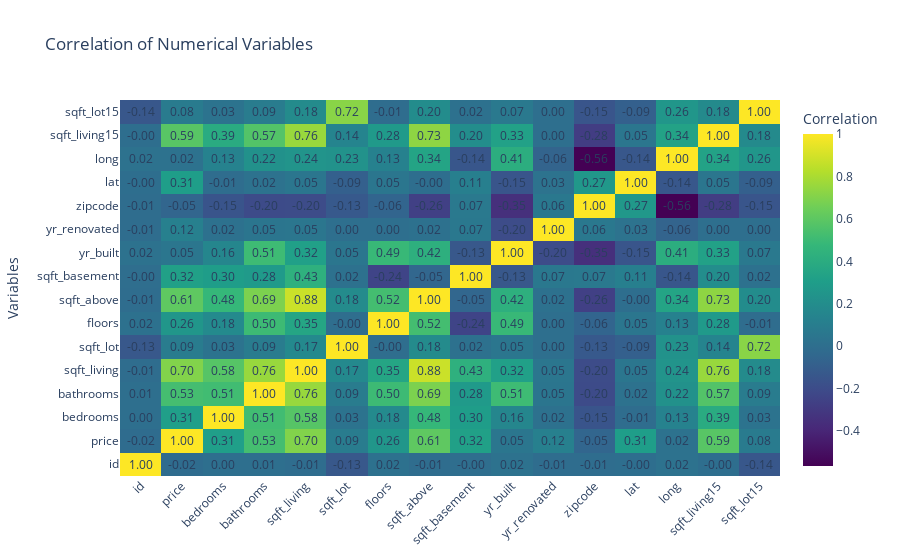

Notebook code cell kept with this figure:
### Markdown cell above
Observation: The variables have outliers but for our model we will use the data as is without correcting for outliers to maintain robustness of the model and maintain distribution characteristics.

### Code cell
# Calculating the correlation matrix
correlation_matrix = data.corr()

# Creating a heatmap
heatmap = go.Heatmap(z=correlation_matrix.values,
                     x=correlation_matrix.index,
                     y=correlation_matrix.columns,
                     colorscale='Viridis',
                     colorbar=dict(title='Correlation'))

# Extracting correlation values for annotations
annotations = []
for i, row in enumerate(correlation_matrix.values):
    for j, value in enumerate(row):
        annotations.append(
            go.layout.Annotation(
                text="{:.2f}".format(value),
                x=correlation_matrix.index[j],
                y=correlation_matrix.columns[i],
                xref="x1",
                yref="y1",
                showarrow=False,
            )
        )

layout = go.Layout(
    title='Correlation of Numerical Variables',
    xaxis=dict(title='Variables'),
    yaxis=dict(title='Variables'),
    xaxis1=dict(tickangle=-45),
    annotations=annotations
)

fig = go.Figure(data=[heatmap], layout=layout)

# Showing the heatmap
fig.show()

### Figure 1 — Plotly figure (JSON) as saved in the notebook; plotly's stock layout.template omitted (floating-point values rounded to 4 significant figures; data arrays with more than 128 entries replaced by an {"elided": "..."} marker saying what was removed)
{"data": [{"colorbar": {"title": {"text": "Correlation"}}, "colorscale": [[0, "#440154"], [0.1111, "#482878"], [0.2222, "#3e4989"], [0.3333, "#31688e"], [0.4444, "#26828e"], [0.5556, "#1f9e89"], [0.6667, "#35b779"], [0.7778, "#6ece58"], [0.8889, "#b5de2b"], [1, "#fde725"]], "type": "heatmap", "x": ["id", "price", "bedrooms", "bathrooms", "sqft_living", "sqft_lot", "floors", "sqft_above", "sqft_basement", "yr_built", "yr_renovated", "zipcode", "lat", "long", "sqft_living15", "sqft_lot15"], "y": ["id", "price", "bedrooms", "bathrooms", "sqft_living", "sqft_lot", "floors", "sqft_above", "sqft_basement", "yr_built", "yr_renovated", "zipcode", "lat", "long", "sqft_living15", "sqft_lot15"], "z": {"elided": "16x16 float values"}}], "layout": {"annotations": [{"showarrow": false, "text": "1.00", "x": "id", "xref": "x", "y": "id", "yref": "y"}, {"showarrow": false, "text": "-0.02", "x": "price", "xref": "x", "y": "id", "yref": "y"}, {"showarrow": false, "text": "0.00", "x": "bedrooms", "xref": "x", "y": "id", "yref": "y"}, {"showarrow": false, "text": "0.01", "x": "bathrooms", "xref": "x", "y": "id", "yref": "y"}, {"showarrow": false, "text": "-0.01", "x": "sqft_living", "xref": "x", "y": "id", "yref": "y"}, {"showarrow": false, "text": "-0.13", "x": "sqft_lot", "xref": "x", "y": "id", "yref": "y"}, {"showarrow": false, "text": "0.02", "x": "floors", "xref": "x", "y": "id", "yref": "y"}, {"showarrow": false, "text": "-0.01", "x": "sqft_above", "xref": "x", "y": "id", "yref": "y"}, {"showarrow": false, "text": "-0.00", "x": "sqft_basement", "xref": "x", "y": "id", "yref": "y"}, {"showarrow": false, "text": "0.02", "x": "yr_built", "xref": "x", "y": "id", "yref": "y"}, {"showarrow": false, "text": "-0.01", "x": "yr_renovated", "xref": "x", "y": "id", "yref": "y"}, {"showarrow": false, "text": "-0.01", "x": "zipcode", "xref": "x", "y": "id", "yref": "y"}, {"showarrow": false, "text": "-0.00", "x": "lat", "xref": "x", "y": "id", "yref": "y"}, {"showarrow": false, "text": "0.02", "x": "long", "xref": "x", "y": "id", "yref": "y"}, {"showarrow": false, "text": "-0.00", "x": "sqft_living15", "xref": "x", "y": "id", "yref": "y"}, {"showarrow": false, "text": "-0.14", "x": "sqft_lot15", "xref": "x", "y": "id", "yref": "y"}, {"showarrow": false, "text": "-0.02", "x": "id", "xref": "x", "y": "price", "yref": "y"}, {"showarrow": false, "text": "1.00", "x": "price", "xref": "x", "y": "price", "yref": "y"}, {"showarrow": false, "text": "0.31", "x": "bedrooms", "xref": "x", "y": "price", "yref": "y"}, {"showarrow": false, "text": "0.53", "x": "bathrooms", "xref": "x", "y": "price", "yref": "y"}, {"showarrow": false, "text": "0.70", "x": "sqft_living", "xref": "x", "y": "price", "yref": "y"}, {"showarrow": false, "text": "0.09", "x": "sqft_lot", "xref": "x", "y": "price", "yref": "y"}, {"showarrow": false, "text": "0.26", "x": "floors", "xref": "x", "y": "price", "yref": "y"}, {"showarrow": false, "text": "0.61", "x": "sqft_above", "xref": "x", "y": "price", "yref": "y"}, {"showarrow": false, "text": "0.32", "x": "sqft_basement", "xref": "x", "y": "price", "yref": "y"}, {"showarrow": false, "text": "0.05", "x": "yr_built", "xref": "x", "y": "price", "yref": "y"}, {"showarrow": false, "text": "0.12", "x": "yr_renovated", "xref": "x", "y": "price", "yref": "y"}, {"showarrow": false, "text": "-0.05", "x": "zipcode", "xref": "x", "y": "price", "yref": "y"}, {"showarrow": false, "text": "0.31", "x": "lat", "xref": "x", "y": "price", "yref": "y"}, {"showarrow": false, "text": "0.02", "x": "long", "xref": "x", "y": "price", "yref": "y"}, {"showarrow": false, "text": "0.59", "x": "sqft_living15", "xref": "x", "y": "price", "yref": "y"}, {"showarrow": false, "text": "0.08", "x": "sqft_lot15", "xref": "x", "y": "price", "yref": "y"}, {"showarrow": false, "text": "0.00", "x": "id", "xref": "x", "y": "bedrooms", "yref": "y"}, {"showarrow": false, "text": "0.31", "x": "price", "xref": "x", "y": "bedrooms", "yref": "y"}, {"showarrow": false, "text": "1.00", "x": "bedrooms", "xref": "x", "y": "bedrooms", "yref": "y"}, {"showarrow": false, "text": "0.51", "x": "bathrooms", "xref": "x", "y": "bedrooms", "yref": "y"}, {"showarrow": false, "text": "0.58", "x": "sqft_living", "xref": "x", "y": "bedrooms", "yref": "y"}, {"showarrow": false, "text": "0.03", "x": "sqft_lot", "xref": "x", "y": "bedrooms", "yref": "y"}, {"showarrow": false, "text": "0.18", "x": "floors", "xref": "x", "y": "bedrooms", "yref": "y"}, {"showarrow": false, "text": "0.48", "x": "sqft_above", "xref": "x", "y": "bedrooms", "yref": "y"}, {"showarrow": false, "text": "0.30", "x": "sqft_basement", "xref": "x", "y": "bedrooms", "yref": "y"}, {"showarrow": false, "text": "0.16", "x": "yr_built", "xref": "x", "y": "bedrooms", "yref": "y"}, {"showarrow": false, "text": "0.02", "x": "yr_renovated", "xref": "x", "y": "bedrooms", "yref": "y"}, {"showarrow": false, "text": "-0.15", "x": "zipcode", "xref": "x", "y": "bedrooms", "yref": "y"}, {"showarrow": false, "text": "-0.01", "x": "lat", "xref": "x", "y": "bedrooms", "yref": "y"}, {"showarrow": false, "text": "0.13", "x": "long", "xref": "x", "y": "bedrooms", "yref": "y"}, {"showarrow": false, "text": "0.39", "x": "sqft_living15", "xref": "x", "y": "bedrooms", "yref": "y"}, {"showarrow": false, "text": "0.03", "x": "sqft_lot15", "xref": "x", "y": "bedrooms", "yref": "y"}, {"showarrow": false, "text": "0.01", "x": "id", "xref": "x", "y": "bathrooms", "yref": "y"}, {"showarrow": false, "text": "0.53", "x": "price", "xref": "x", "y": "bathrooms", "yref": "y"}, {"showarrow": false, "text": "0.51", "x": "bedrooms", "xref": "x", "y": "bathrooms", "yref": "y"}, {"showarrow": false, "text": "1.00", "x": "bathrooms", "xref": "x", "y": "bathrooms", "yref": "y"}, {"showarrow": false, "text": "0.76", "x": "sqft_living", "xref": "x", "y": "bathrooms", "yref": "y"}, {"showarrow": false, "text": "0.09", "x": "sqft_lot", "xref": "x", "y": "bathrooms", "yref": "y"}, {"showarrow": false, "text": "0.50", "x": "floors", "xref": "x", "y": "bathrooms", "yref": "y"}, {"showarrow": false, "text": "0.69", "x": "sqft_above", "xref": "x", "y": "bathrooms", "yref": "y"}, {"showarrow": false, "text": "0.28", "x": "sqft_basement", "xref": "x", "y": "bathrooms", "yref": "y"}, {"showarrow": false, "text": "0.51", "x": "yr_built", "xref": "x", "y": "bathrooms", "yref": "y"}, {"showarrow": false, "text": "0.05", "x": "yr_renovated", "xref": "x", "y": "bathrooms", "yref": "y"}, {"showarrow": false, "text": "-0.20", "x": "zipcode", "xref": "x", "y": "bathrooms", "yref": "y"}, {"showarrow": false, "text": "0.02", "x": "lat", "xref": "x", "y": "bathrooms", "yref": "y"}, {"showarrow": false, "text": "0.22", "x": "long", "xref": "x", "y": "bathrooms", "yref": "y"}, {"showarrow": false, "text": "0.57", "x": "sqft_living15", "xref": "x", "y": "bathrooms", "yref": "y"}, {"showarrow": false, "text": "0.09", "x": "sqft_lot15", "xref": "x", "y": "bathrooms", "yref": "y"}, {"showarrow": false, "text": "-0.01", "x": "id", "xref": "x", "y": "sqft_living", "yref": "y"}, {"showarrow": false, "text": "0.70", "x": "price", "xref": "x", "y": "sqft_living", "yref": "y"}, {"showarrow": false, "text": "0.58", "x": "bedrooms", "xref": "x", "y": "sqft_living", "yref": "y"}, {"showarrow": false, "text": "0.76", "x": "bathrooms", "xref": "x", "y": "sqft_living", "yref": "y"}, {"showarrow": false, "text": "1.00", "x": "sqft_living", "xref": "x", "y": "sqft_living", "yref": "y"}, {"showarrow": false, "text": "0.17", "x": "sqft_lot", "xref": "x", "y": "sqft_living", "yref": "y"}, {"showarrow": false, "text": "0.35", "x": "floors", "xref": "x", "y": "sqft_living", "yref": "y"}, {"showarrow": false, "text": "0.88", "x": "sqft_above", "xref": "x", "y": "sqft_living", "yref": "y"}, {"showarrow": false, "text": "0.43", "x": "sqft_basement", "xref": "x", "y": "sqft_living", "yref": "y"}, {"showarrow": false, "text": "0.32", "x": "yr_built", "xref": "x", "y": "sqft_living", "yref": "y"}, {"showarrow": false, "text": "0.05", "x": "yr_renovated", "xref": "x", "y": "sqft_living", "yref": "y"}, {"showarrow": false, "text": "-0.20", "x": "zipcode", "xref": "x", "y": "sqft_living", "yref": "y"}, {"showarrow": false, "text": "0.05", "x": "lat", "xref": "x", "y": "sqft_living", "yref": "y"}, {"showarrow": false, "text": "0.24", "x": "long", "xref": "x", "y": "sqft_living", "yref": "y"}, {"showarrow": false, "text": "0.76", "x": "sqft_living15", "xref": "x", "y": "sqft_living", "yref": "y"}, {"showarrow": false, "text": "0.18", "x": "sqft_lot15", "xref": "x", "y": "sqft_living", "yref": "y"}, {"showarrow": false, "text": "-0.13", "x": "id", "xref": "x", "y": "sqft_lot", "yref": "y"}, {"showarrow": false, "text": "0.09", "x": "price", "xref": "x", "y": "sqft_lot", "yref": "y"}, {"showarrow": false, "text": "0.03", "x": "bedrooms", "xref": "x", "y": "sqft_lot", "yref": "y"}, {"showarrow": false, "text": "0.09", "x": "bathrooms", "xref": "x", "y": "sqft_lot", "yref": "y"}, {"showarrow": false, "text": "0.17", "x": "sqft_living", "xref": "x", "y": "sqft_lot", "yref": "y"}, {"showarrow": false, "text": "1.00", "x": "sqft_lot", "xref": "x", "y": "sqft_lot", "yref": "y"}, {"showarrow": false, "text": "-0.00", "x": "floors", "xref": "x", "y": "sqft_lot", "yref": "y"}, {"showarrow": false, "text": "0.18", "x": "sqft_above", "xref": "x", "y": "sqft_lot", "yref": "y"}, {"showarrow": false, "text": "0.02", "x": "sqft_basement", "xref": "x", "y": "sqft_lot", "yref": "y"}, {"showarrow": false, "text": "0.05", "x": "yr_built", "xref": "x", "y": "sqft_lot", "yref": "y"}, {"showarrow": false, "text": "0.00", "x": "yr_renovated", "xref": "x", "y": "sqft_lot", "yref": "y"}, {"showarrow": false, "text": "-0.13", "x": "zipcode", "xref": "x", "y": "sqft_lot", "yref": "y"}, {"showarrow": false, "text": "-0.09", "x": "lat", "xref": "x", "y": "sqft_lot", "yref": "y"}, {"showarrow": false, "text": "0.23", "x": "long", "xref": "x", "y": "sqft_lot", "yref": "y"}, {"showarrow": false, "text": "0.14", "x": "sqft_living15", "xref": "x", "y": "sqft_lot", "yref": "y"}, {"showarrow": false, "text": "0.72", "x": "sqft_lot15", "xref": "x", "y": "sqft_lot", "yref": "y"}, {"showarrow": false, "text": "0.02", "x": "id", "xref": "x", "y": "floors", "yref": "y"}, {"showarrow": false, "text": "0.26", "x": "price", "xref": "x", "y": "floors", "yref": "y"}, {"showarrow": false, "text": "0.18", "x": "bedrooms", "xref": "x", "y": "floors", "yref": "y"}, {"showarrow": false, "text": "0.50", "x": "bathrooms", "xref": "x", "y": "floors", "yref": "y"}, {"showarrow": false, "text": "0.35", "x": "sqft_living", "xref": "x", "y": "floors", "yref": "y"}, {"showarrow": false, "text": "-0.00", "x": "sqft_lot", "xref": "x", "y": "floors", "yref": "y"}, {"showarrow": false, "text": "1.00", "x": "floors", "xref": "x", "y": "floors", "yref": "y"}, {"showarrow": false, "text": "0.52", "x": "sqft_above", "xref": "x", "y": "floors", "yref": "y"}, {"showarrow": false, "text": "-0.24", "x": "sqft_basement", "xref": "x", "y": "floors", "yref": "y"}, {"showarrow": false, "text": "0.49", "x": "yr_built", "xref": "x", "y": "floors", "yref": "y"}, {"showarrow": false, "text": "0.00", "x": "yr_renovated", "xref": "x", "y": "floors", "yref": "y"}, {"showarrow": false, "text": "-0.06", "x": "zipcode", "xref": "x", "y": "floors", "yref": "y"}, {"showarrow": false, "text": "0.05", "x": "lat", "xref": "x", "y": "floors", "yref": "y"}, {"showarrow": false, "text": "0.13", "x": "long", "xref": "x", "y": "floors", "yref": "y"}, {"showarrow": false, "text": "0.28", "x": "sqft_living15", "xref": "x", "y": "floors", "yref": "y"}, {"showarrow": false, "text": "-0.01", "x": "sqft_lot15", "xref": "x", "y": "floors", "yref": "y"}, {"showarrow": false, "text": "-0.01", "x": "id", "xref": "x", "y": "sqft_above", "yref": "y"}, {"showarrow": false, "text": "0.61", "x": "price", "xref": "x", "y": "sqft_above", "yref": "y"}, {"showarrow": false, "text": "0.48", "x": "bedrooms", "xref": "x", "y": "sqft_above", "yref": "y"}, {"showarrow": false, "text": "0.69", "x": "bathrooms", "xref": "x", "y": "sqft_above", "yref": "y"}, {"showarrow": false, "text": "0.88", "x": "sqft_living", "xref": "x", "y": "sqft_above", "yref": "y"}, {"showarrow": false, "text": "0.18", "x": "sqft_lot", "xref": "x", "y": "sqft_above", "yref": "y"}, {"showarrow": false, "text": "0.52", "x": "floors", "xref": "x", "y": "sqft_above", "yref": "y"}, {"showarrow": false, "text": "1.00", "x": "sqft_above", "xref": "x", "y": "sqft_above", "yref": "y"}, {"showarrow": false, "text": "-0.05", "x": "sqft_basement", "xref": "x", "y": "sqft_above", "yref": "y"}, {"showarrow": false, "text": "0.42", "x": "yr_built", "xref": "x", "y": "sqft_above", "yref": "y"}, {"showarrow": false, "text": "0.02", "x": "yr_renovated", "xref": "x", "y": "sqft_above", "yref": "y"}, {"showarrow": false, "text": "-0.26", "x": "zipcode", "xref": "x", "y": "sqft_above", "yref": "y"}, {"showarrow": false, "text": "-0.00", "x": "lat", "xref": "x", "y": "sqft_above", "yref": "y"}, {"showarrow": false, "text": "0.34", "x": "long", "xref": "x", "y": "sqft_above", "yref": "y"}, {"showarrow": false, "text": "0.73", "x": "sqft_living15", "xref": "x", "y": "sqft_above", "yref": "y"}, {"showarrow": false, "text": "0.20", "x": "sqft_lot15", "xref": "x", "y": "sqft_above", "yref": "y"}, {"showarrow": false, "text": "-0.00", "x": "id", "xref": "x", "y": "sqft_basement", "yref": "y"}, {"showarrow": false, "text": "0.32", "x": "price", "xref": "x", "y": "sqft_basement", "yref": "y"}, {"showarrow": false, "text": "0.30", "x": "bedrooms", "xref": "x", "y": "sqft_basement", "yref": "y"}, {"showarrow": false, "text": "0.28", "x": "bathrooms", "xref": "x", "y": "sqft_basement", "yref": "y"}, {"showarrow": false, "text": "0.43", "x": "sqft_living", "xref": "x", "y": "sqft_basement", "yref": "y"}, {"showarrow": false, "text": "0.02", "x": "sqft_lot", "xref": "x", "y": "sqft_basement", "yref": "y"}, {"showarrow": false, "text": "-0.24", "x": "floors", "xref": "x", "y": "sqft_basement", "yref": "y"}, {"showarrow": false, "text": "-0.05", "x": "sqft_above", "xref": "x", "y": "sqft_basement", "yref": "y"}, {"showarrow": false, "text": "1.00", "x": "sqft_basement", "xref": "x", "y": "sqft_basement", "yref": "y"}, {"showarrow": false, "text": "-0.13", "x": "yr_built", "xref": "x", "y": "sqft_basement", "yref": "y"}, {"showarrow": false, "text": "0.07", "x": "yr_renovated", "xref": "x", "y": "sqft_basement", "yref": "y"}, {"showarrow": false, "text": "0.07", "x": "zipcode", "xref": "x", "y": "sqft_basement", "yref": "y"}, {"showarrow": false, "text": "0.11", "x": "lat", "xref": "x", "y": "sqft_basement", "yref": "y"}, {"showarrow": false, "text": "-0.14", "x": "long", "xref": "x", "y": "sqft_basement", "yref": "y"}, {"showarrow": false, "text": "0.20", "x": "sqft_living15", "xref": "x", "y": "sqft_basement", "yref": "y"}, {"showarrow": false, "text": "0.02", "x": "sqft_lot15", "xref": "x", "y": "sqft_basement", "yref": "y"}, {"showarrow": false, "text": "0.02", "x": "id", "xref": "x", "y": "yr_built", "yref": "y"}, {"showarrow": false, "text": "0.05", "x": "price", "xref": "x", "y": "yr_built", "yref": "y"}, {"showarrow": false, "text": "0.16", "x": "bedrooms", "xref": "x", "y": "yr_built", "yref": "y"}, {"showarrow": false, "text": "0.51", "x": "bathrooms", "xref": "x", "y": "yr_built", "yref": "y"}, {"showarrow": false, "text": "0.32", "x": "sqft_living", "xref": "x", "y": "yr_built", "yref": "y"}, {"showarrow": false, "text": "0.05", "x": "sqft_lot", "xref": "x", "y": "yr_built", "yref": "y"}, {"showarrow": false, "text": "0.49", "x": "floors", "xref": "x", "y": "yr_built", "yref": "y"}, {"showarrow": false, "text": "0.42", "x": "sqft_above", "xref": "x", "y": "yr_built", "yref": "y"}, {"showarrow": false, "text": "-0.13", "x": "sqft_basement", "xref": "x", "y": "yr_built", "yref": "y"}, {"showarrow": false, "text": "1.00", "x": "yr_built", "xref": "x", "y": "yr_built", "yref": "y"}, {"showarrow": false, "text": "-0.20", "x": "yr_renovated", "xref": "x", "y": "yr_built", "yref": "y"}, {"showarrow": false, "text": "-0.35", "x": "zipcode", "xref": "x", "y": "yr_built", "yref": "y"}, {"showarrow": false, "text": "-0.15", "x": "lat", "xref": "x", "y": "yr_built", "yref": "y"}, {"showarrow": false, "text": "0.41", "x": "long", "xref": "x", "y": "yr_built", "yref": "y"}, {"showarrow": false, "text": "0.33", "x": "sqft_living15", "xref": "x", "y": "yr_built", "yref": "y"}, {"showarrow": false, "text": "0.07", "x": "sqft_lot15", "xref": "x", "y": "yr_built", "yref": "y"}, {"showarrow": false, "text": "-0.01", "x": "id", "xref": "x", "y": "yr_renovated", "yref": "y"}, {"showarrow": false, "text": "0.12", "x": "price", "xref": "x", "y": "yr_renovated", "yref": "y"}, {"showarrow": false, "text": "0.02", "x": "bedrooms", "xref": "x", "y": "yr_renovated", "yref": "y"}, {"showarrow": false, "text": "0.05", "x": "bathrooms", "xref": "x", "y": "yr_renovated", "yref": "y"}, {"showarrow": false, "text": "0.05", "x": "sqft_living", "xref": "x", "y": "yr_renovated", "yref": "y"}, {"showarrow": false, "text": "0.00", "x": "sqft_lot", "xref": "x", "y": "yr_renovated", "yref": "y"}, {"showarrow": false, "text": "0.00", "x": "floors", "xref": "x", "y": "yr_renovated", "yref": "y"}, {"showarrow": false, "text": "0.02", "x": "sqft_above", "xref": "x", "y": "yr_renovated", "yref": "y"}, {"showarrow": false, "text": "0.07", "x": "sqft_basement", "xref": "x", "y": "yr_renovated", "yref": "y"}, {"showarrow": false, "text": "-0.20", "x": "yr_built", "xref": "x", "y": "yr_renovated", "yref": "y"}, {"showarrow": false, "text": "1.00", "x": "yr_renovated", "xref": "x", "y": "yr_renovated", "yref": "y"}, {"showarrow": false, "text": "0.06", "x": "zipcode", "xref": "x", "y": "yr_renovated", "yref": "y"}, {"showarrow": false, "text": "0.03", "x": "lat", "xref": "x", "y": "yr_renovated", "yref": "y"}, {"showarrow": false, "text": "-0.06", "x": "long", "xref": "x", "y": "yr_renovated", "yref": "y"}, {"showarrow": false, "text": "0.00", "x": "sqft_living15", "xref": "x", "y": "yr_renovated", "yref": "y"}, {"showarrow": false, "text": "0.00", "x": "sqft_lot15", "xref": "x", "y": "yr_renovated", "yref": "y"}, {"showarrow": false, "text": "-0.01", "x": "id", "xref": "x", "y": "zipcode", "yref": "y"}, {"showarrow": false, "text": "-0.05", "x": "price", "xref": "x", "y": "zipcode", "yref": "y"}, {"showarrow": false, "text": "-0.15", "x": "bedrooms", "xref": "x", "y": "zipcode", "yref": "y"}, {"showarrow": false, "text": "-0.20", "x": "bathrooms", "xref": "x", "y": "zipcode", "yref": "y"}, {"showarrow": false, "text": "-0.20", "x": "sqft_living", "xref": "x", "y": "zipcode", "yref": "y"}, {"showarrow": false, "text": "-0.13", "x": "sqft_lot", "xref": "x", "y": "zipcode", "yref": "y"}, {"showarrow": false, "text": "-0.06", "x": "floors", "xref": "x", "y": "zipcode", "yref": "y"}, {"showarrow": false, "text": "-0.26", "x": "sqft_above", "xref": "x", "y": "zipcode", "yref": "y"}, {"showarrow": false, "text": "0.07", "x": "sqft_basement", "xref": "x", "y": "zipcode", "yref": "y"}, {"showarrow": false, "text": "-0.35", "x": "yr_built", "xref": "x", "y": "zipcode", "yref": "y"}, {"showarrow": false, "text": "0.06", "x": "yr_renovated", "xref": "x", "y": "zipcode", "yref": "y"}, {"showarrow": false, "text": "1.00", "x": "zipcode", "xref": "x", "y": "zipcode", "yref": "y"}, {"showarrow": false, "text": "0.27", "x": "lat", "xref": "x", "y": "zipcode", "yref": "y"}, {"showarrow": false, "text": "-0.56", "x": "long", "xref": "x", "y": "zipcode", "yref": "y"}, {"showarrow": false, "text": "-0.28", "x": "sqft_living15", "xref": "x", "y": "zipcode", "yref": "y"}, {"showarrow": false, "text": "-0.15", "x": "sqft_lot15", "xref": "x", "y": "zipcode", "yref": "y"}, {"showarrow": false, "text": "-0.00", "x": "id", "xref": "x", "y": "lat", "yref": "y"}, {"showarrow": false, "text": "0.31", "x": "price", "xref": "x", "y": "lat", "yref": "y"}, {"showarrow": false, "text": "-0.01", "x": "bedrooms", "xref": "x", "y": "lat", "yref": "y"}, {"showarrow": false, "text": "0.02", "x": "bathrooms", "xref": "x", "y": "lat", "yref": "y"}, {"showarrow": false, "text": "0.05", "x": "sqft_living", "xref": "x", "y": "lat", "yref": "y"}, {"showarrow": false, "text": "-0.09", "x": "sqft_lot", "xref": "x", "y": "lat", "yref": "y"}, {"showarrow": false, "text": "0.05", "x": "floors", "xref": "x", "y": "lat", "yref": "y"}, {"showarrow": false, "text": "-0.00", "x": "sqft_above", "xref": "x", "y": "lat", "yref": "y"}, {"showarrow": false, "text": "0.11", "x": "sqft_basement", "xref": "x", "y": "lat", "yref": "y"}, {"showarrow": false, "text": "-0.15", "x": "yr_built", "xref": "x", "y": "lat", "yref": "y"}, {"showarrow": false, "text": "0.03", "x": "yr_renovated", "xref": "x", "y": "lat", "yref": "y"}, {"showarrow": false, "text": "0.27", "x": "zipcode", "xref": "x", "y": "lat", "yref": "y"}, {"showarrow": false, "text": "1.00", "x": "lat", "xref": "x", "y": "lat", "yref": "y"}, {"showarrow": false, "text": "-0.14", "x": "long", "xref": "x", "y": "lat", "yref": "y"}, {"showarrow": false, "text": "0.05", "x": "sqft_living15", "xref": "x", "y": "lat", "yref": "y"}, {"showarrow": false, "text": "-0.09", "x": "sqft_lot15", "xref": "x", "y": "lat", "yref": "y"}, {"showarrow": false, "text": "0.02", "x": "id", "xref": "x", "y": "long", "yref": "y"}, {"showarrow": false, "text": "0.02", "x": "price", "xref": "x", "y": "long", "yref": "y"}, {"showarrow": false, "text": "0.13", "x": "bedrooms", "xref": "x", "y": "long", "yref": "y"}, {"showarrow": false, "text": "0.22", "x": "bathrooms", "xref": "x", "y": "long", "yref": "y"}, {"showarrow": false, "text": "0.24", "x": "sqft_living", "xref": "x", "y": "long", "yref": "y"}, {"showarrow": false, "text": "0.23", "x": "sqft_lot", "xref": "x", "y": "long", "yref": "y"}, {"showarrow": false, "text": "0.13", "x": "floors", "xref": "x", "y": "long", "yref": "y"}, {"showarrow": false, "text": "0.34", "x": "sqft_above", "xref": "x", "y": "long", "yref": "y"}, {"showarrow": false, "text": "-0.14", "x": "sqft_basement", "xref": "x", "y": "long", "yref": "y"}, {"showarrow": false, "text": "0.41", "x": "yr_built", "xref": "x", "y": "long", "yref": "y"}, {"showarrow": false, "text": "-0.06", "x": "yr_renovated", "xref": "x", "y": "long", "yref": "y"}, {"showarrow": false, "text": "-0.56", "x": "zipcode", "xref": "x", "y": "long", "yref": "y"}, {"showarrow": false, "text": "-0.14", "x": "lat", "xref": "x", "y": "long", "yref": "y"}, {"showarrow": false, "text": "1.00", "x": "long", "xref": "x", "y": "long", "yref": "y"}, {"showarrow": false, "text": "0.34", "x": "sqft_living15", "xref": "x", "y": "long", "yref": "y"}, {"showarrow": false, "text": "0.26", "x": "sqft_lot15", "xref": "x", "y": "long", "yref": "y"}, {"showarrow": false, "text": "-0.00", "x": "id", "xref": "x", "y": "sqft_living15", "yref": "y"}, {"showarrow": false, "text": "0.59", "x": "price", "xref": "x", "y": "sqft_living15", "yref": "y"}, {"showarrow": false, "text": "0.39", "x": "bedrooms", "xref": "x", "y": "sqft_living15", "yref": "y"}, {"showarrow": false, "text": "0.57", "x": "bathrooms", "xref": "x", "y": "sqft_living15", "yref": "y"}, {"showarrow": false, "text": "0.76", "x": "sqft_living", "xref": "x", "y": "sqft_living15", "yref": "y"}, {"showarrow": false, "text": "0.14", "x": "sqft_lot", "xref": "x", "y": "sqft_living15", "yref": "y"}, {"showarrow": false, "text": "0.28", "x": "floors", "xref": "x", "y": "sqft_living15", "yref": "y"}, {"showarrow": false, "text": "0.73", "x": "sqft_above", "xref": "x", "y": "sqft_living15", "yref": "y"}, {"showarrow": false, "text": "0.20", "x": "sqft_basement", "xref": "x", "y": "sqft_living15", "yref": "y"}, {"showarrow": false, "text": "0.33", "x": "yr_built", "xref": "x", "y": "sqft_living15", "yref": "y"}, {"showarrow": false, "text": "0.00", "x": "yr_renovated", "xref": "x", "y": "sqft_living15", "yref": "y"}, {"showarrow": false, "text": "-0.28", "x": "zipcode", "xref": "x", "y": "sqft_living15", "yref": "y"}, {"showarrow": false, "text": "0.05", "x": "lat", "xref": "x", "y": "sqft_living15", "yref": "y"}, {"showarrow": false, "text": "0.34", "x": "long", "xref": "x", "y": "sqft_living15", "yref": "y"}, {"showarrow": false, "text": "1.00", "x": "sqft_living15", "xref": "x", "y": "sqft_living15", "yref": "y"}, {"showarrow": false, "text": "0.18", "x": "sqft_lot15", "xref": "x", "y": "sqft_living15", "yref": "y"}, {"showarrow": false, "text": "-0.14", "x": "id", "xref": "x", "y": "sqft_lot15", "yref": "y"}, {"showarrow": false, "text": "0.08", "x": "price", "xref": "x", "y": "sqft_lot15", "yref": "y"}, {"showarrow": false, "text": "0.03", "x": "bedrooms", "xref": "x", "y": "sqft_lot15", "yref": "y"}, {"showarrow": false, "text": "0.09", "x": "bathrooms", "xref": "x", "y": "sqft_lot15", "yref": "y"}, {"showarrow": false, "text": "0.18", "x": "sqft_living", "xref": "x", "y": "sqft_lot15", "yref": "y"}, {"showarrow": false, "text": "0.72", "x": "sqft_lot", "xref": "x", "y": "sqft_lot15", "yref": "y"}, {"showarrow": false, "text": "-0.01", "x": "floors", "xref": "x", "y": "sqft_lot15", "yref": "y"}, {"showarrow": false, "text": "0.20", "x": "sqft_above", "xref": "x", "y": "sqft_lot15", "yref": "y"}, {"showarrow": false, "text": "0.02", "x": "sqft_basement", "xref": "x", "y": "sqft_lot15", "yref": "y"}, {"showarrow": false, "text": "0.07", "x": "yr_built", "xref": "x", "y": "sqft_lot15", "yref": "y"}, {"showarrow": false, "text": "0.00", "x": "yr_renovated", "xref": "x", "y": "sqft_lot15", "yref": "y"}, {"showarrow": false, "text": "-0.15", "x": "zipcode", "xref": "x", "y": "sqft_lot15", "yref": "y"}, {"showarrow": false, "text": "-0.09", "x": "lat", "xref": "x", "y": "sqft_lot15", "yref": "y"}, {"showarrow": false, "text": "0.26", "x": "long", "xref": "x", "y": "sqft_lot15", "yref": "y"}, {"showarrow": false, "text": "0.18", "x": "sqft_living15", "xref": "x", "y": "sqft_lot15", "yref": "y"}, {"showarrow": false, "text": "1.00", "x": "sqft_lot15", "xref": "x", "y": "sqft_lot15", "yref": "y"}], "title": {"text": "Correlation of Numerical Variables"}, "xaxis": {"tickangle": -45}, "yaxis": {"title": {"text": "Variables"}}}}
